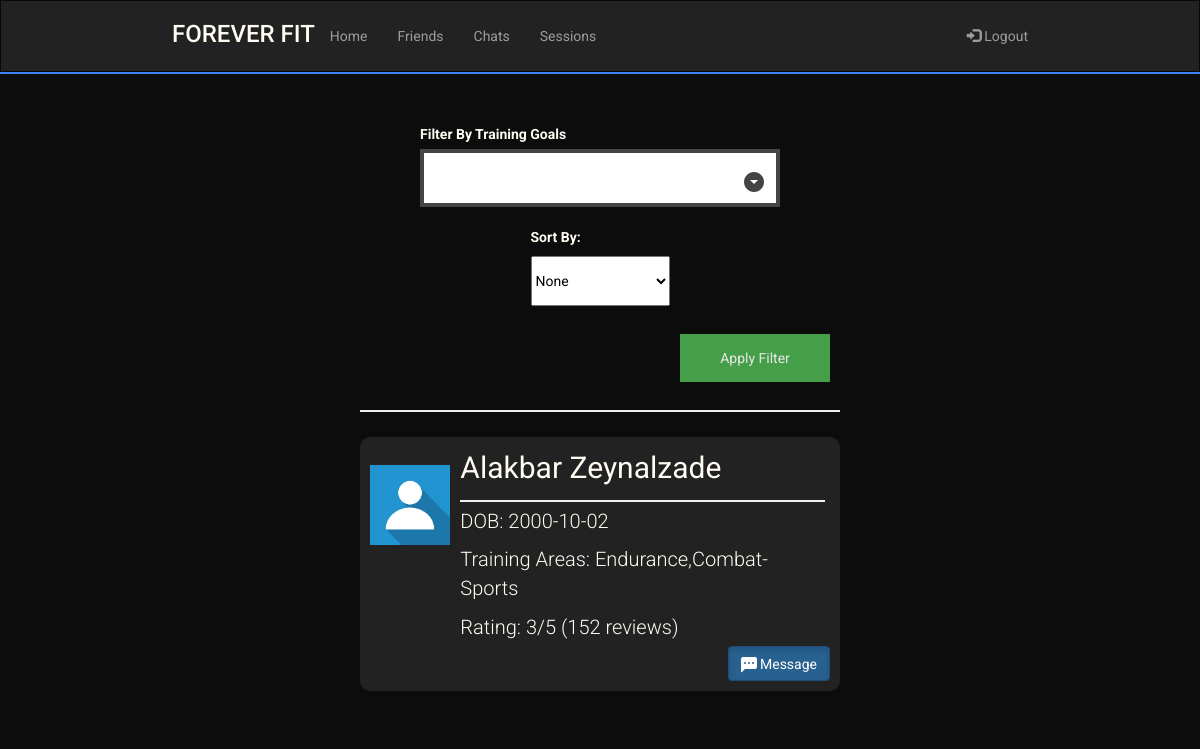
The page /TrainerSearch (signed in) on the database as committed earlier.
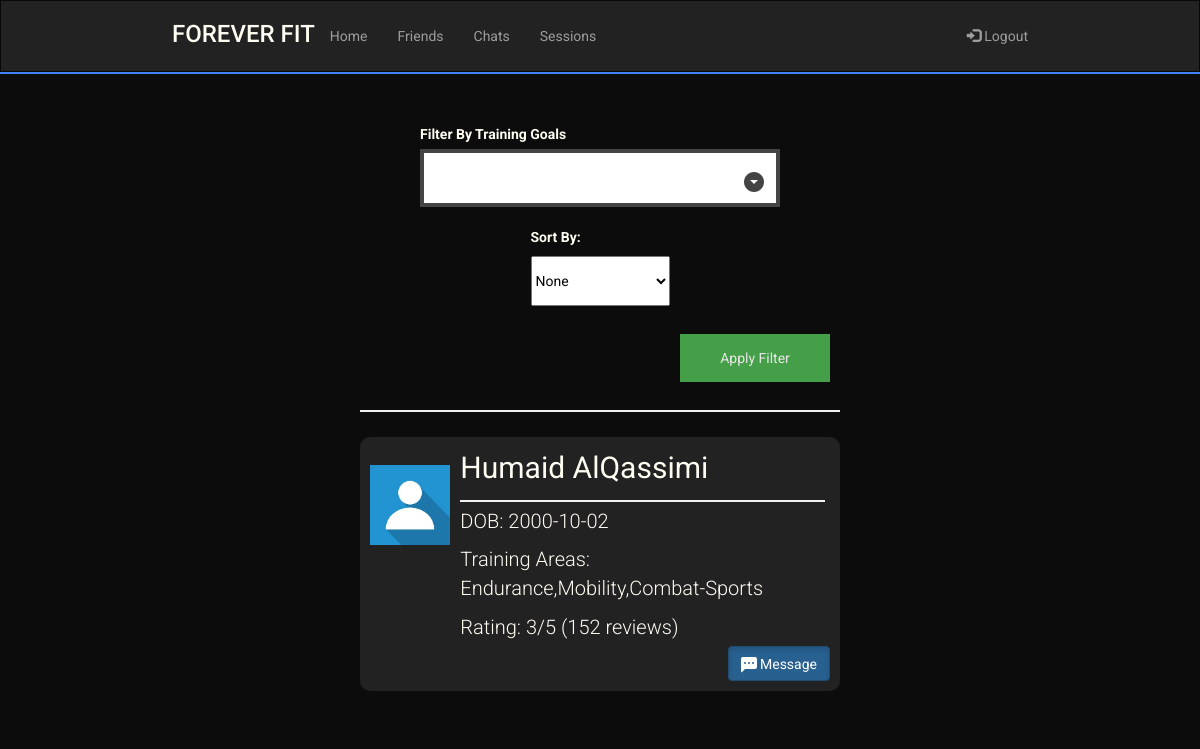
The same page on the database as committed later.
### sql_db.py (models this page shows, shortened)
class User(UserMixin,db.Model):
    __tablename__ = 'user'
    username = db.Column(db.String(80), unique=True, primary_key=True)
    fname = db.Column(db.String(120), nullable=False)
    lname = db.Column(db.String(120), nullable=False)
    dob = db.Column(db.String(120), nullable=False)
    password = db.Column(db.String(120), nullable=False)
    isTrainer = db.Column(db.Boolean, nullable = False)
    fitnessGoals = db.Column(db.String(120), nullable=True)
    def __repr__(self):
        return '<User %r>' % self.username

### routes.py (the view)
@app.route('/TrainerSearch')
@login_required
def TrainerSearch():
    return render_template('trainer-search.html', trainers = get_trainers())

### main.py (called while the page is built)
    @login.user_loader
    def load_user(uname):
        return User.query.get(uname)

### sql_db.py (called while the page is built)
def get_trainers():
    print(User.query.filter_by(isTrainer = True).all())
    return User.query.filter_by(isTrainer = True).all()

### templates/trainer-search.html (shortened to what this page needs)
<!DOCTYPE html>
<html lang="en">
    <head>
        <link rel="stylesheet" href="https://maxcdn.bootstrapcdn.com/bootstrap/3.4.1/css/bootstrap.min.css" />
        <link rel="stylesheet" href="../static/main.css" />
        <link rel="stylesheet" href="../static/dropdown.css" />
    </head>
    <body>
        <header>
            <nav class="navbar navbar-inverse" style="border-radius: 0px; margin-bottom: 0px;">
                <div class="container-fluid">
                    <div class="navbar-header mobile-center">
                        <h3 class="logo" href="#">FOREVER FIT</h3>
                    </div>
                    <ul class="nav navbar-nav laptop">
                        <li><a href="/">Home</a></li>
                        <li><a href="/Friends">Friends</a></li>
                        <li><a href="/chats">Chats</a></li>
                        <li><a href="/TrainingSessions">Sessions</a></li>
                    </ul>
                    <ul class="nav navbar-nav navbar-right laptop">
                        <li>
                            <a href="/logout"><span class="glyphicon glyphicon-log-in"></span> Logout</a>
                        </li>
                    </ul>
                </div>
            </nav>
            <hr class="header-hr"/>
        </header>
        <main>
            <form method="post" class="t-options">
                <div class="trainer-options">
                    <div class="f-column tgoals">
                        <label>Filter By Training Goals</label>
                    </div>
                    <div class="f-column">
                        <label for="sortby" style="margin-bottom: 9px;">Sort By:</label>
                            <select id="sortby" name="sortby" style="color: black; height:50px;">
                              <option value="none">None</option>
                            </select>
                    </div>
                </div>
                <div class="filter-div">
                    <button type="submit" class="filter" >Apply Filter</button>
                </div>
                <hr>
            </form>
            <div class="trainer-holder">
                {% for trainer in trainers %}
                <div class="trainer-widget">
                    <div class="trainer-image">
                        <img src="../static/images/profile-picture.jpeg" alt="ProfilePicture" class="profile-picture">
                    </div>
                    <div class="flex-column">
                        <div class = "trainer-info">
                            <div class="trainer-name big">
                                <p>{{ trainer.fname }} {{ trainer.lname }}</p>
                            </div>
                            <hr style="width: 100%; margin-top: 5px; margin-bottom:5px">
                            <div class="small trainer-details">
                                <p>DOB: {{ trainer.dob }}</p>
                                <p>Training Areas: {{ trainer.fitnessGoals }}</p>
                                <p>Rating: 3/5 (152 reviews)</p>
                            </div>
                        </div>
                        <div class="message-button">
                            <a href="/chat/{{trainer.username}}" class="btn btn-primary active mbtn" role="button">
                                Message
                            </a>
                        </div>
                    </div>
                </div>
                {% endfor %}
            </div>
        </main>
    </body>
</html>

### static/main.css (style rules this page uses)
:root { --black: #0c0c0c; --white: #fffcf2; --red: #e54b4b; --lightred: #f0c1c1; --blue: #4282f8; --darkblue: #356cd1; --grey: #222222; --lightgrey: #3d3d3d; }
@media (min-width : 872px) { .container-fluid { margin-bottom: 10px; } }
@media (min-width : 872px) { .navbar { padding-left: 13%; padding-right: 13%; } }
@media (min-width : 872px) { .navbar-nav { padding-top: 10px; } }
@media (min-width : 872px) { .big { font-size: 30px; } }
@media (min-width : 872px) { .small { font-size: 20px; font-weight: 300; } }
body { font-family: 'Roboto', sans-serif; background-color: var(--black); }
main { background-color: var(--black); display: block; overflow: auto; color: var(--white) }
.header-hr { margin-top: 0px; margin-bottom: 0px; border: 1px solid var(--blue); }
.logo { color: var(--white); }
hr { border: 1px solid #f1f1f1; margin-bottom: 25px; }
button { background-color: #4CAF50; color: white; padding: 14px 20px; margin: 8px 0; border: none; cursor: pointer; width: 100%; opacity: 0.9; }
.trainer-holder { display: flex; flex-direction: column; justify-content: space-between; }
.trainer-widget { border-radius: 10px; background-color: #222222; display: flex; flex-direction: row; margin-bottom: 30px; }
.trainer-image { width:100px; margin-right: 10px; }
.profile-picture { width: 100%; }
.trainer-info { width: 98%; }
.flex-column { width: 100%; }
.message-button { position: relative; height: 30px; }
.mbtn { position: absolute; bottom: 0; right: 0; }
.bi { position:relative; bottom: -4px; }
.trainer-options { display: flex; flex-wrap: wrap; }
@media (min-width : 1065px) { .trainer-holder { padding-left: 30%; padding-right: 30%; } }
@media (min-width : 1065px) { .trainer-image { padding-top : 18px; } }
@media (min-width : 1065px) { .trainer-widget { padding: 10px 10px 10px 10px; } }
@media (min-width : 1065px) { .t-options { padding-left:30%; padding-right:30%; padding-top: 30px; } }
.trainer-options { display: flex; flex-direction: row; justify-content: space-evenly; }
.f-column { padding-top:20px; display: flex; flex-direction: column; }
.filter { width: 150px; }
.filter-div { display: flex; padding-top: 20px; }
@media (min-width : 711px) { .tgoals { width: 75%; } }
@media (min-width : 711px) { .filter-div { justify-content: flex-end; padding-right: 10px; } }
:root { --gutter: 20px; }
.btn-primary { background-color: var(--blue); }

Rows that differ between the two databases and show on the page:
removed User: fname "Alakbar", lname "Zeynalzade", dob "2000-10-02", fitnessGoals "Endurance,Combat-Sports"
now on this page (row edited): User: fname "Humaid", lname "AlQassimi", dob "2000-10-02", fitnessGoals "Endurance,Mobility,Combat-Sports"
